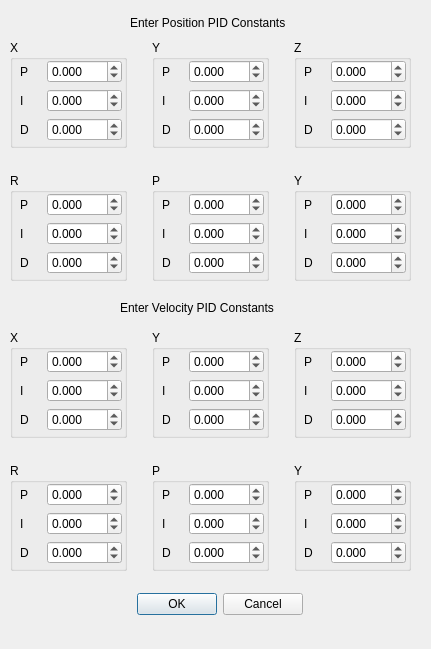
<?xml version="1.0" encoding="UTF-8"?>
<ui version="4.0">
 <class>Form</class>
 <widget class="QDialog" name="Form">
  <property name="geometry">
   <rect>
    <x>0</x>
    <y>0</y>
    <width>431</width>
    <height>649</height>
   </rect>
  </property>
  <property name="windowTitle">
   <string>Form</string>
  </property>
  <widget class="QWidget" name="layoutWidget">
   <property name="geometry">
    <rect>
     <x>10</x>
     <y>40</y>
     <width>401</width>
     <height>241</height>
    </rect>
   </property>
   <layout class="QGridLayout" name="pose_grid_layout">
    <property name="spacing">
     <number>25</number>
    </property>
    <item row="0" column="0">
     <widget class="QGroupBox" name="groupBox">
      <property name="title">
       <string>X</string>
      </property>
      <widget class="QWidget" name="layoutWidget">
       <property name="geometry">
        <rect>
         <x>10</x>
         <y>20</y>
         <width>102</width>
         <height>82</height>
        </rect>
       </property>
       <layout class="QGridLayout" name="gridLayout">
        <item row="0" column="1">
         <widget class="QDoubleSpinBox" name="x_pos_p">
          <property name="decimals">
           <number>3</number>
          </property>
          <property name="minimum">
           <double>-100.000000000000000</double>
          </property>
          <property name="maximum">
           <double>100.000000000000000</double>
          </property>
         </widget>
        </item>
        <item row="1" column="0">
         <widget class="QLabel" name="label_3">
          <property name="text">
           <string>I</string>
          </property>
         </widget>
        </item>
        <item row="2" column="1">
         <widget class="QDoubleSpinBox" name="x_pos_d">
          <property name="decimals">
           <number>3</number>
          </property>
          <property name="minimum">
           <double>-100.000000000000000</double>
          </property>
          <property name="maximum">
           <double>100.000000000000000</double>
          </property>
         </widget>
        </item>
        <item row="0" column="0">
         <widget class="QLabel" name="x_pose_label">
          <property name="text">
           <string>P</string>
          </property>
         </widget>
        </item>
        <item row="2" column="0">
         <widget class="QLabel" name="label_4">
          <property name="text">
           <string>D</string>
          </property>
         </widget>
        </item>
        <item row="1" column="1">
         <widget class="QDoubleSpinBox" name="x_pos_i">
          <property name="decimals">
           <number>3</number>
          </property>
          <property name="minimum">
           <double>-100.000000000000000</double>
          </property>
          <property name="maximum">
           <double>100.000000000000000</double>
          </property>
         </widget>
        </item>
       </layout>
      </widget>
     </widget>
    </item>
    <item row="0" column="1">
     <widget class="QGroupBox" name="groupBox_2">
      <property name="title">
       <string>Y</string>
      </property>
      <widget class="QWidget" name="layoutWidget_3">
       <property name="geometry">
        <rect>
         <x>10</x>
         <y>20</y>
         <width>102</width>
         <height>82</height>
        </rect>
       </property>
       <layout class="QGridLayout" name="gridLayout_2">
        <item row="0" column="1">
         <widget class="QDoubleSpinBox" name="y_pos_p">
          <property name="decimals">
           <number>3</number>
          </property>
          <property name="minimum">
           <double>-100.000000000000000</double>
          </property>
          <property name="maximum">
           <double>100.000000000000000</double>
          </property>
         </widget>
        </item>
        <item row="1" column="0">
         <widget class="QLabel" name="label_5">
          <property name="text">
           <string>I</string>
          </property>
         </widget>
        </item>
        <item row="2" column="1">
         <widget class="QDoubleSpinBox" name="y_pos_d">
          <property name="decimals">
           <number>3</number>
          </property>
          <property name="minimum">
           <double>-100.000000000000000</double>
          </property>
          <property name="maximum">
           <double>100.000000000000000</double>
          </property>
         </widget>
        </item>
        <item row="0" column="0">
         <widget class="QLabel" name="x_pose_label_2">
          <property name="text">
           <string>P</string>
          </property>
         </widget>
        </item>
        <item row="2" column="0">
         <widget class="QLabel" name="label_6">
          <property name="text">
           <string>D</string>
          </property>
         </widget>
        </item>
        <item row="1" column="1">
         <widget class="QDoubleSpinBox" name="y_pos_i">
          <property name="decimals">
           <number>3</number>
          </property>
          <property name="minimum">
           <double>-100.000000000000000</double>
          </property>
          <property name="maximum">
           <double>100.000000000000000</double>
          </property>
         </widget>
        </item>
       </layout>
      </widget>
     </widget>
    </item>
    <item row="0" column="2">
     <widget class="QGroupBox" name="groupBox_3">
      <property name="title">
       <string>Z</string>
      </property>
      <widget class="QWidget" name="layoutWidget_4">
       <property name="geometry">
        <rect>
         <x>10</x>
         <y>20</y>
         <width>102</width>
         <height>82</height>
        </rect>
       </property>
       <layout class="QGridLayout" name="gridLayout_13">
        <item row="0" column="1">
         <widget class="QDoubleSpinBox" name="z_pos_p">
          <property name="decimals">
           <number>3</number>
          </property>
          <property name="minimum">
           <double>-100.000000000000000</double>
          </property>
          <property name="maximum">
           <double>100.000000000000000</double>
          </property>
         </widget>
        </item>
        <item row="1" column="0">
         <widget class="QLabel" name="label_7">
          <property name="text">
           <string>I</string>
          </property>
         </widget>
        </item>
        <item row="2" column="1">
         <widget class="QDoubleSpinBox" name="z_pos_d">
          <property name="decimals">
           <number>3</number>
          </property>
          <property name="minimum">
           <double>-100.000000000000000</double>
          </property>
          <property name="maximum">
           <double>100.000000000000000</double>
          </property>
         </widget>
        </item>
        <item row="0" column="0">
         <widget class="QLabel" name="x_pose_label_3">
          <property name="text">
           <string>P</string>
          </property>
         </widget>
        </item>
        <item row="2" column="0">
         <widget class="QLabel" name="label_8">
          <property name="text">
           <string>D</string>
          </property>
         </widget>
        </item>
        <item row="1" column="1">
         <widget class="QDoubleSpinBox" name="z_pos_i">
          <property name="decimals">
           <number>3</number>
          </property>
          <property name="minimum">
           <double>-100.000000000000000</double>
          </property>
          <property name="maximum">
           <double>100.000000000000000</double>
          </property>
         </widget>
        </item>
       </layout>
      </widget>
     </widget>
    </item>
    <item row="1" column="0">
     <widget class="QGroupBox" name="groupBox_4">
      <property name="title">
       <string>R</string>
      </property>
      <widget class="QWidget" name="layoutWidget_5">
       <property name="geometry">
        <rect>
         <x>10</x>
         <y>20</y>
         <width>102</width>
         <height>82</height>
        </rect>
       </property>
       <layout class="QGridLayout" name="gridLayout_14">
        <item row="0" column="1">
         <widget class="QDoubleSpinBox" name="roll_pos_p">
          <property name="decimals">
           <number>3</number>
          </property>
          <property name="minimum">
           <double>-100.000000000000000</double>
          </property>
          <property name="maximum">
           <double>100.000000000000000</double>
          </property>
         </widget>
        </item>
        <item row="1" column="0">
         <widget class="QLabel" name="label_9">
          <property name="text">
           <string>I</string>
          </property>
         </widget>
        </item>
        <item row="2" column="1">
         <widget class="QDoubleSpinBox" name="roll_pos_d">
          <property name="decimals">
           <number>3</number>
          </property>
          <property name="minimum">
           <double>-100.000000000000000</double>
          </property>
          <property name="maximum">
           <double>100.000000000000000</double>
          </property>
         </widget>
        </item>
        <item row="0" column="0">
         <widget class="QLabel" name="x_pose_label_4">
          <property name="text">
           <string>P</string>
          </property>
         </widget>
        </item>
        <item row="2" column="0">
         <widget class="QLabel" name="label_10">
          <property name="text">
           <string>D</string>
          </property>
         </widget>
        </item>
        <item row="1" column="1">
         <widget class="QDoubleSpinBox" name="roll_pos_i">
          <property name="decimals">
           <number>3</number>
          </property>
          <property name="minimum">
           <double>-100.000000000000000</double>
          </property>
          <property name="maximum">
           <double>100.000000000000000</double>
          </property>
         </widget>
        </item>
       </layout>
      </widget>
     </widget>
    </item>
    <item row="1" column="1">
     <widget class="QGroupBox" name="groupBox_5">
      <property name="title">
       <string>P</string>
      </property>
      <widget class="QWidget" name="layoutWidget_6">
       <property name="geometry">
        <rect>
         <x>10</x>
         <y>20</y>
         <width>102</width>
         <height>82</height>
        </rect>
       </property>
       <layout class="QGridLayout" name="gridLayout_15">
        <item row="0" column="1">
         <widget class="QDoubleSpinBox" name="pitch_pos_p">
          <property name="decimals">
           <number>3</number>
          </property>
          <property name="minimum">
           <double>-100.000000000000000</double>
          </property>
          <property name="maximum">
           <double>100.000000000000000</double>
          </property>
         </widget>
        </item>
        <item row="1" column="0">
         <widget class="QLabel" name="label_11">
          <property name="text">
           <string>I</string>
          </property>
         </widget>
        </item>
        <item row="2" column="1">
         <widget class="QDoubleSpinBox" name="pitch_pos_d">
          <property name="decimals">
           <number>3</number>
          </property>
          <property name="minimum">
           <double>-100.000000000000000</double>
          </property>
          <property name="maximum">
           <double>100.000000000000000</double>
          </property>
         </widget>
        </item>
        <item row="0" column="0">
         <widget class="QLabel" name="x_pose_label_5">
          <property name="text">
           <string>P</string>
          </property>
         </widget>
        </item>
        <item row="2" column="0">
         <widget class="QLabel" name="label_12">
          <property name="text">
           <string>D</string>
          </property>
         </widget>
        </item>
        <item row="1" column="1">
         <widget class="QDoubleSpinBox" name="pitch_pos_i">
          <property name="decimals">
           <number>3</number>
          </property>
          <property name="minimum">
           <double>-100.000000000000000</double>
          </property>
          <property name="maximum">
           <double>100.000000000000000</double>
          </property>
         </widget>
        </item>
       </layout>
      </widget>
     </widget>
    </item>
    <item row="1" column="2">
     <widget class="QGroupBox" name="groupBox_6">
      <property name="title">
       <string>Y</string>
      </property>
      <widget class="QWidget" name="layoutWidget_7">
       <property name="geometry">
        <rect>
         <x>10</x>
         <y>20</y>
         <width>102</width>
         <height>82</height>
        </rect>
       </property>
       <layout class="QGridLayout" name="gridLayout_16">
        <item row="0" column="1">
         <widget class="QDoubleSpinBox" name="yaw_pos_p">
          <property name="decimals">
           <number>3</number>
          </property>
          <property name="minimum">
           <double>-100.000000000000000</double>
          </property>
          <property name="maximum">
           <double>100.000000000000000</double>
          </property>
         </widget>
        </item>
        <item row="1" column="0">
         <widget class="QLabel" name="label_13">
          <property name="text">
           <string>I</string>
          </property>
         </widget>
        </item>
        <item row="2" column="1">
         <widget class="QDoubleSpinBox" name="yaw_pos_d">
          <property name="decimals">
           <number>3</number>
          </property>
          <property name="minimum">
           <double>-100.000000000000000</double>
          </property>
          <property name="maximum">
           <double>100.000000000000000</double>
          </property>
         </widget>
        </item>
        <item row="0" column="0">
         <widget class="QLabel" name="x_pose_label_6">
          <property name="text">
           <string>P</string>
          </property>
         </widget>
        </item>
        <item row="2" column="0">
         <widget class="QLabel" name="label_14">
          <property name="text">
           <string>D</string>
          </property>
         </widget>
        </item>
        <item row="1" column="1">
         <widget class="QDoubleSpinBox" name="yaw_pos_i">
          <property name="decimals">
           <number>3</number>
          </property>
          <property name="minimum">
           <double>-100.000000000000000</double>
          </property>
          <property name="maximum">
           <double>100.000000000000000</double>
          </property>
         </widget>
        </item>
       </layout>
      </widget>
     </widget>
    </item>
   </layout>
  </widget>
  <widget class="QLabel" name="label">
   <property name="geometry">
    <rect>
     <x>130</x>
     <y>15</y>
     <width>171</width>
     <height>16</height>
    </rect>
   </property>
   <property name="text">
    <string>Enter Position PID Constants</string>
   </property>
  </widget>
  <widget class="QDialogButtonBox" name="dialog_button">
   <property name="geometry">
    <rect>
     <x>110</x>
     <y>590</y>
     <width>193</width>
     <height>28</height>
    </rect>
   </property>
   <property name="standardButtons">
    <set>QDialogButtonBox::Cancel|QDialogButtonBox::Ok</set>
   </property>
  </widget>
  <widget class="QLabel" name="label_2">
   <property name="geometry">
    <rect>
     <x>120</x>
     <y>300</y>
     <width>171</width>
     <height>16</height>
    </rect>
   </property>
   <property name="text">
    <string>Enter Velocity PID Constants</string>
   </property>
  </widget>
  <widget class="QWidget" name="layoutWidget_2">
   <property name="geometry">
    <rect>
     <x>10</x>
     <y>330</y>
     <width>401</width>
     <height>241</height>
    </rect>
   </property>
   <layout class="QGridLayout" name="pose_grid_layout_2">
    <property name="spacing">
     <number>25</number>
    </property>
    <item row="0" column="0">
     <widget class="QGroupBox" name="groupBox_7">
      <property name="title">
       <string>X</string>
      </property>
      <widget class="QWidget" name="layoutWidget_8">
       <property name="geometry">
        <rect>
         <x>10</x>
         <y>20</y>
         <width>102</width>
         <height>82</height>
        </rect>
       </property>
       <layout class="QGridLayout" name="gridLayout_3">
        <item row="0" column="1">
         <widget class="QDoubleSpinBox" name="x_twist_p">
          <property name="decimals">
           <number>3</number>
          </property>
          <property name="minimum">
           <double>-100.000000000000000</double>
          </property>
          <property name="maximum">
           <double>100.000000000000000</double>
          </property>
         </widget>
        </item>
        <item row="1" column="0">
         <widget class="QLabel" name="label_15">
          <property name="text">
           <string>I</string>
          </property>
         </widget>
        </item>
        <item row="2" column="1">
         <widget class="QDoubleSpinBox" name="x_twist_d">
          <property name="decimals">
           <number>3</number>
          </property>
          <property name="minimum">
           <double>-100.000000000000000</double>
          </property>
          <property name="maximum">
           <double>100.000000000000000</double>
          </property>
         </widget>
        </item>
        <item row="0" column="0">
         <widget class="QLabel" name="x_pose_label_7">
          <property name="text">
           <string>P</string>
          </property>
         </widget>
        </item>
        <item row="2" column="0">
         <widget class="QLabel" name="label_16">
          <property name="text">
           <string>D</string>
          </property>
         </widget>
        </item>
        <item row="1" column="1">
         <widget class="QDoubleSpinBox" name="x_twist_i">
          <property name="decimals">
           <number>3</number>
          </property>
          <property name="minimum">
           <double>-100.000000000000000</double>
          </property>
          <property name="maximum">
           <double>100.000000000000000</double>
          </property>
         </widget>
        </item>
       </layout>
      </widget>
     </widget>
    </item>
    <item row="0" column="1">
     <widget class="QGroupBox" name="groupBox_8">
      <property name="title">
       <string>Y</string>
      </property>
      <widget class="QWidget" name="layoutWidget_9">
       <property name="geometry">
        <rect>
         <x>10</x>
         <y>20</y>
         <width>102</width>
         <height>82</height>
        </rect>
       </property>
       <layout class="QGridLayout" name="gridLayout_4">
        <item row="0" column="1">
         <widget class="QDoubleSpinBox" name="y_twist_p">
          <property name="decimals">
           <number>3</number>
          </property>
          <property name="minimum">
           <double>-100.000000000000000</double>
          </property>
          <property name="maximum">
           <double>100.000000000000000</double>
          </property>
         </widget>
        </item>
        <item row="1" column="0">
         <widget class="QLabel" name="label_17">
          <property name="text">
           <string>I</string>
          </property>
         </widget>
        </item>
        <item row="2" column="1">
         <widget class="QDoubleSpinBox" name="y_twist_d">
          <property name="decimals">
           <number>3</number>
          </property>
          <property name="minimum">
           <double>-100.000000000000000</double>
          </property>
          <property name="maximum">
           <double>100.000000000000000</double>
          </property>
         </widget>
        </item>
        <item row="0" column="0">
         <widget class="QLabel" name="x_pose_label_8">
          <property name="text">
           <string>P</string>
          </property>
         </widget>
        </item>
        <item row="2" column="0">
         <widget class="QLabel" name="label_18">
          <property name="text">
           <string>D</string>
          </property>
         </widget>
        </item>
        <item row="1" column="1">
         <widget class="QDoubleSpinBox" name="y_twist_i">
          <property name="decimals">
           <number>3</number>
          </property>
          <property name="minimum">
           <double>-100.000000000000000</double>
          </property>
          <property name="maximum">
           <double>100.000000000000000</double>
          </property>
         </widget>
        </item>
       </layout>
      </widget>
     </widget>
    </item>
    <item row="0" column="2">
     <widget class="QGroupBox" name="groupBox_9">
      <property name="title">
       <string>Z</string>
      </property>
      <widget class="QWidget" name="layoutWidget_10">
       <property name="geometry">
        <rect>
         <x>10</x>
         <y>20</y>
         <width>102</width>
         <height>82</height>
        </rect>
       </property>
       <layout class="QGridLayout" name="gridLayout_17">
        <item row="0" column="1">
         <widget class="QDoubleSpinBox" name="z_twist_p">
          <property name="decimals">
           <number>3</number>
          </property>
          <property name="minimum">
           <double>-100.000000000000000</double>
          </property>
          <property name="maximum">
           <double>100.000000000000000</double>
          </property>
         </widget>
        </item>
        <item row="1" column="0">
         <widget class="QLabel" name="label_19">
          <property name="text">
           <string>I</string>
          </property>
         </widget>
        </item>
        <item row="2" column="1">
         <widget class="QDoubleSpinBox" name="z_twist_d">
          <property name="decimals">
           <number>3</number>
          </property>
          <property name="minimum">
           <double>-100.000000000000000</double>
          </property>
          <property name="maximum">
           <double>100.000000000000000</double>
          </property>
         </widget>
        </item>
        <item row="0" column="0">
         <widget class="QLabel" name="x_pose_label_9">
          <property name="text">
           <string>P</string>
          </property>
         </widget>
        </item>
        <item row="2" column="0">
         <widget class="QLabel" name="label_20">
          <property name="text">
           <string>D</string>
          </property>
         </widget>
        </item>
        <item row="1" column="1">
         <widget class="QDoubleSpinBox" name="z_twist_i">
          <property name="decimals">
           <number>3</number>
          </property>
          <property name="minimum">
           <double>-100.000000000000000</double>
          </property>
          <property name="maximum">
           <double>100.000000000000000</double>
          </property>
         </widget>
        </item>
       </layout>
      </widget>
     </widget>
    </item>
    <item row="1" column="0">
     <widget class="QGroupBox" name="groupBox_10">
      <property name="title">
       <string>R</string>
      </property>
      <widget class="QWidget" name="layoutWidget_11">
       <property name="geometry">
        <rect>
         <x>10</x>
         <y>20</y>
         <width>102</width>
         <height>82</height>
        </rect>
       </property>
       <layout class="QGridLayout" name="gridLayout_18">
        <item row="0" column="1">
         <widget class="QDoubleSpinBox" name="roll_twist_p">
          <property name="decimals">
           <number>3</number>
          </property>
          <property name="minimum">
           <double>-100.000000000000000</double>
          </property>
          <property name="maximum">
           <double>100.000000000000000</double>
          </property>
         </widget>
        </item>
        <item row="1" column="0">
         <widget class="QLabel" name="label_21">
          <property name="text">
           <string>I</string>
          </property>
         </widget>
        </item>
        <item row="2" column="1">
         <widget class="QDoubleSpinBox" name="roll_twist_d">
          <property name="decimals">
           <number>3</number>
          </property>
          <property name="minimum">
           <double>-100.000000000000000</double>
          </property>
          <property name="maximum">
           <double>100.000000000000000</double>
          </property>
         </widget>
        </item>
        <item row="0" column="0">
         <widget class="QLabel" name="x_pose_label_10">
          <property name="text">
           <string>P</string>
          </property>
         </widget>
        </item>
        <item row="2" column="0">
         <widget class="QLabel" name="label_22">
          <property name="text">
           <string>D</string>
          </property>
         </widget>
        </item>
        <item row="1" column="1">
         <widget class="QDoubleSpinBox" name="roll_twist_i">
          <property name="decimals">
           <number>3</number>
          </property>
          <property name="minimum">
           <double>-100.000000000000000</double>
          </property>
          <property name="maximum">
           <double>100.000000000000000</double>
          </property>
         </widget>
        </item>
       </layout>
      </widget>
     </widget>
    </item>
    <item row="1" column="1">
     <widget class="QGroupBox" name="groupBox_11">
      <property name="title">
       <string>P</string>
      </property>
      <widget class="QWidget" name="layoutWidget_12">
       <property name="geometry">
        <rect>
         <x>10</x>
         <y>20</y>
         <width>102</width>
         <height>82</height>
        </rect>
       </property>
       <layout class="QGridLayout" name="gridLayout_19">
        <item row="0" column="1">
         <widget class="QDoubleSpinBox" name="pitch_twist_p">
          <property name="decimals">
           <number>3</number>
          </property>
          <property name="minimum">
           <double>-100.000000000000000</double>
          </property>
          <property name="maximum">
           <double>100.000000000000000</double>
          </property>
         </widget>
        </item>
        <item row="1" column="0">
         <widget class="QLabel" name="label_23">
          <property name="text">
           <string>I</string>
          </property>
         </widget>
        </item>
        <item row="2" column="1">
         <widget class="QDoubleSpinBox" name="pitch_twist_d">
          <property name="decimals">
           <number>3</number>
          </property>
          <property name="minimum">
           <double>-100.000000000000000</double>
          </property>
          <property name="maximum">
           <double>100.000000000000000</double>
          </property>
         </widget>
        </item>
        <item row="0" column="0">
         <widget class="QLabel" name="x_pose_label_11">
          <property name="text">
           <string>P</string>
          </property>
         </widget>
        </item>
        <item row="2" column="0">
         <widget class="QLabel" name="label_24">
          <property name="text">
           <string>D</string>
          </property>
         </widget>
        </item>
        <item row="1" column="1">
         <widget class="QDoubleSpinBox" name="pitch_twist_i">
          <property name="decimals">
           <number>3</number>
          </property>
          <property name="minimum">
           <double>-100.000000000000000</double>
          </property>
          <property name="maximum">
           <double>100.000000000000000</double>
          </property>
         </widget>
        </item>
       </layout>
      </widget>
     </widget>
    </item>
    <item row="1" column="2">
     <widget class="QGroupBox" name="groupBox_12">
      <property name="title">
       <string>Y</string>
      </property>
      <widget class="QWidget" name="layoutWidget_13">
       <property name="geometry">
        <rect>
         <x>10</x>
         <y>20</y>
         <width>102</width>
         <height>82</height>
        </rect>
       </property>
       <layout class="QGridLayout" name="gridLayout_20">
        <item row="0" column="1">
         <widget class="QDoubleSpinBox" name="yaw_twist_p">
          <property name="decimals">
           <number>3</number>
          </property>
          <property name="minimum">
           <double>-100.000000000000000</double>
          </property>
          <property name="maximum">
           <double>100.000000000000000</double>
          </property>
         </widget>
        </item>
        <item row="1" column="0">
         <widget class="QLabel" name="label_25">
          <property name="text">
           <string>I</string>
          </property>
         </widget>
        </item>
        <item row="2" column="1">
         <widget class="QDoubleSpinBox" name="yaw_twist_d">
          <property name="decimals">
           <number>3</number>
          </property>
          <property name="minimum">
           <double>-100.000000000000000</double>
          </property>
          <property name="maximum">
           <double>100.000000000000000</double>
          </property>
         </widget>
        </item>
        <item row="0" column="0">
         <widget class="QLabel" name="x_pose_label_12">
          <property name="text">
           <string>P</string>
          </property>
         </widget>
        </item>
        <item row="2" column="0">
         <widget class="QLabel" name="label_26">
          <property name="text">
           <string>D</string>
          </property>
         </widget>
        </item>
        <item row="1" column="1">
         <widget class="QDoubleSpinBox" name="yaw_twist_i">
          <property name="decimals">
           <number>3</number>
          </property>
          <property name="minimum">
           <double>-100.000000000000000</double>
          </property>
          <property name="maximum">
           <double>100.000000000000000</double>
          </property>
         </widget>
        </item>
       </layout>
      </widget>
     </widget>
    </item>
   </layout>
  </widget>
 </widget>
 <resources/>
 <connections/>
</ui>
